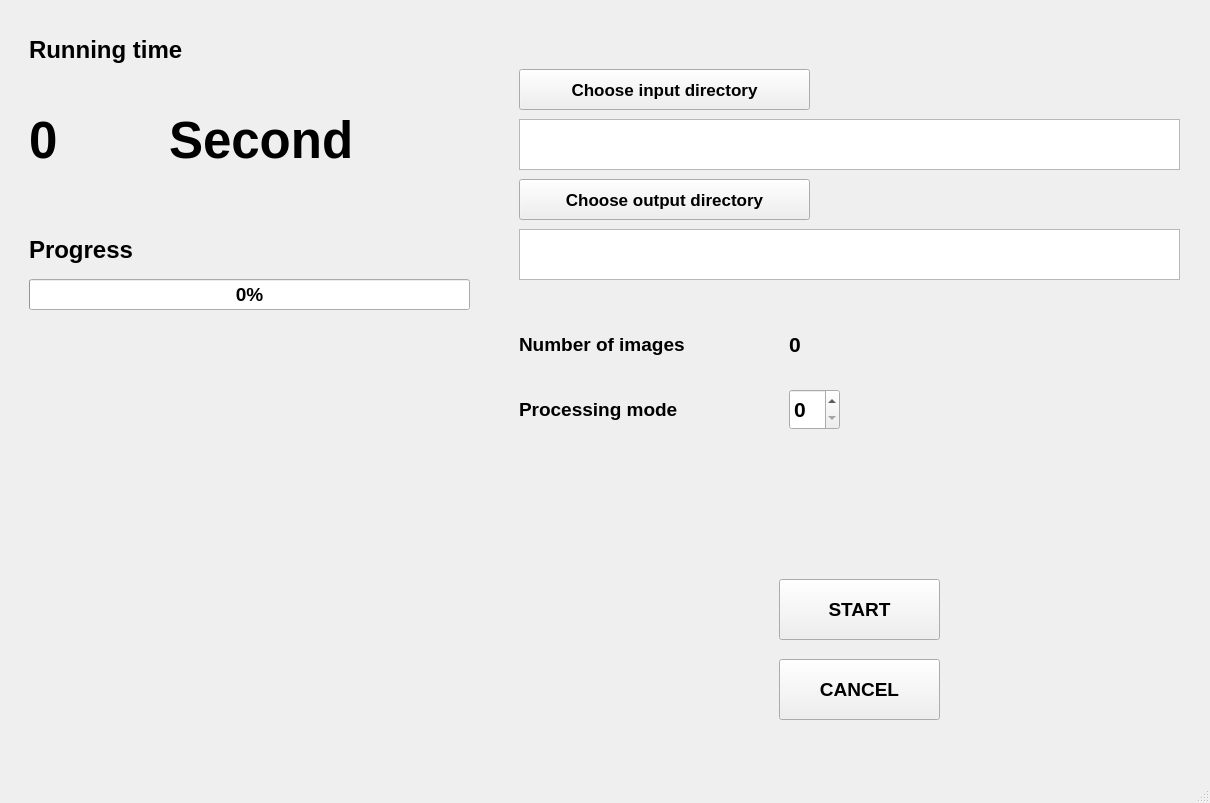
<?xml version="1.0" encoding="UTF-8"?>
<ui version="4.0">
 <class>MainWindow</class>
 <widget class="QMainWindow" name="MainWindow">
  <property name="geometry">
   <rect>
    <x>0</x>
    <y>0</y>
    <width>1210</width>
    <height>803</height>
   </rect>
  </property>
  <property name="windowTitle">
   <string>FISHEYE_SOFTWARE</string>
  </property>
  <widget class="QWidget" name="centralwidget">
   <layout class="QHBoxLayout" name="horizontalLayout_3">
    <item>
     <widget class="QFrame" name="verticalFrame">
      <widget class="QFrame" name="verticalFrame_2">
       <property name="geometry">
        <rect>
         <x>510</x>
         <y>0</y>
         <width>671</width>
         <height>731</height>
        </rect>
       </property>
       <widget class="QTextEdit" name="input_folder">
        <property name="geometry">
         <rect>
          <x>0</x>
          <y>110</y>
          <width>661</width>
          <height>51</height>
         </rect>
        </property>
        <property name="font">
         <font>
          <pointsize>10</pointsize>
          <weight>75</weight>
          <bold>true</bold>
         </font>
        </property>
        <property name="html">
         <string>&lt;!DOCTYPE HTML PUBLIC &quot;-//W3C//DTD HTML 4.0//EN&quot; &quot;http://www.w3.org/TR/REC-html40/strict.dtd&quot;&gt;
&lt;html&gt;&lt;head&gt;&lt;meta name=&quot;qrichtext&quot; content=&quot;1&quot; /&gt;&lt;style type=&quot;text/css&quot;&gt;
p, li { white-space: pre-wrap; }
&lt;/style&gt;&lt;/head&gt;&lt;body style=&quot; font-family:'MS UI Gothic'; font-size:10pt; font-weight:600; font-style:normal;&quot;&gt;
&lt;p style=&quot;-qt-paragraph-type:empty; margin-top:0px; margin-bottom:0px; margin-left:0px; margin-right:0px; -qt-block-indent:0; text-indent:0px;&quot;&gt;&lt;br /&gt;&lt;/p&gt;&lt;/body&gt;&lt;/html&gt;</string>
        </property>
       </widget>
       <widget class="QTextEdit" name="output_folder">
        <property name="geometry">
         <rect>
          <x>0</x>
          <y>220</y>
          <width>661</width>
          <height>51</height>
         </rect>
        </property>
        <property name="font">
         <font>
          <pointsize>10</pointsize>
          <weight>75</weight>
          <bold>true</bold>
         </font>
        </property>
        <property name="html">
         <string>&lt;!DOCTYPE HTML PUBLIC &quot;-//W3C//DTD HTML 4.0//EN&quot; &quot;http://www.w3.org/TR/REC-html40/strict.dtd&quot;&gt;
&lt;html&gt;&lt;head&gt;&lt;meta name=&quot;qrichtext&quot; content=&quot;1&quot; /&gt;&lt;style type=&quot;text/css&quot;&gt;
p, li { white-space: pre-wrap; }
&lt;/style&gt;&lt;/head&gt;&lt;body style=&quot; font-family:'MS UI Gothic'; font-size:10pt; font-weight:600; font-style:normal;&quot;&gt;
&lt;p style=&quot;-qt-paragraph-type:empty; margin-top:0px; margin-bottom:0px; margin-left:0px; margin-right:0px; -qt-block-indent:0; text-indent:0px;&quot;&gt;&lt;br /&gt;&lt;/p&gt;&lt;/body&gt;&lt;/html&gt;</string>
        </property>
       </widget>
       <widget class="QLabel" name="label_4">
        <property name="geometry">
         <rect>
          <x>0</x>
          <y>310</y>
          <width>231</width>
          <height>51</height>
         </rect>
        </property>
        <property name="font">
         <font>
          <pointsize>14</pointsize>
          <weight>75</weight>
          <bold>true</bold>
         </font>
        </property>
        <property name="text">
         <string>Number of images</string>
        </property>
       </widget>
       <widget class="QLabel" name="number_of_img">
        <property name="geometry">
         <rect>
          <x>270</x>
          <y>310</y>
          <width>71</width>
          <height>51</height>
         </rect>
        </property>
        <property name="font">
         <font>
          <pointsize>16</pointsize>
          <weight>75</weight>
          <bold>true</bold>
         </font>
        </property>
        <property name="text">
         <string>0</string>
        </property>
       </widget>
       <widget class="QSpinBox" name="spinBox">
        <property name="geometry">
         <rect>
          <x>270</x>
          <y>380</y>
          <width>51</width>
          <height>41</height>
         </rect>
        </property>
        <property name="font">
         <font>
          <pointsize>16</pointsize>
          <weight>75</weight>
          <bold>true</bold>
         </font>
        </property>
        <property name="maximum">
         <number>1</number>
        </property>
       </widget>
       <widget class="QLabel" name="label_5">
        <property name="geometry">
         <rect>
          <x>0</x>
          <y>380</y>
          <width>231</width>
          <height>41</height>
         </rect>
        </property>
        <property name="font">
         <font>
          <pointsize>14</pointsize>
          <weight>75</weight>
          <bold>true</bold>
         </font>
        </property>
        <property name="text">
         <string>Processing mode </string>
        </property>
       </widget>
       <widget class="QPushButton" name="start">
        <property name="geometry">
         <rect>
          <x>260</x>
          <y>570</y>
          <width>161</width>
          <height>61</height>
         </rect>
        </property>
        <property name="font">
         <font>
          <pointsize>14</pointsize>
          <weight>75</weight>
          <bold>true</bold>
         </font>
        </property>
        <property name="text">
         <string>START</string>
        </property>
       </widget>
       <widget class="QPushButton" name="Stop_Button">
        <property name="geometry">
         <rect>
          <x>260</x>
          <y>650</y>
          <width>161</width>
          <height>61</height>
         </rect>
        </property>
        <property name="font">
         <font>
          <pointsize>14</pointsize>
          <weight>75</weight>
          <bold>true</bold>
         </font>
        </property>
        <property name="text">
         <string>CANCEL</string>
        </property>
       </widget>
       <widget class="QPushButton" name="choose_input">
        <property name="geometry">
         <rect>
          <x>0</x>
          <y>60</y>
          <width>291</width>
          <height>41</height>
         </rect>
        </property>
        <property name="font">
         <font>
          <pointsize>13</pointsize>
          <weight>75</weight>
          <bold>true</bold>
         </font>
        </property>
        <property name="text">
         <string>Choose input directory</string>
        </property>
       </widget>
       <widget class="QPushButton" name="choose_output">
        <property name="geometry">
         <rect>
          <x>0</x>
          <y>170</y>
          <width>291</width>
          <height>41</height>
         </rect>
        </property>
        <property name="font">
         <font>
          <pointsize>13</pointsize>
          <weight>75</weight>
          <bold>true</bold>
         </font>
        </property>
        <property name="text">
         <string>Choose output directory</string>
        </property>
       </widget>
      </widget>
      <widget class="QLabel" name="spend_time">
       <property name="geometry">
        <rect>
         <x>20</x>
         <y>70</y>
         <width>131</width>
         <height>121</height>
        </rect>
       </property>
       <property name="font">
        <font>
         <pointsize>38</pointsize>
         <weight>75</weight>
         <bold>true</bold>
         <strikeout>false</strikeout>
        </font>
       </property>
       <property name="layoutDirection">
        <enum>Qt::LeftToRight</enum>
       </property>
       <property name="text">
        <string>0</string>
       </property>
      </widget>
      <widget class="QLabel" name="label">
       <property name="geometry">
        <rect>
         <x>20</x>
         <y>210</y>
         <width>341</width>
         <height>61</height>
        </rect>
       </property>
       <property name="font">
        <font>
         <pointsize>18</pointsize>
         <weight>75</weight>
         <bold>true</bold>
        </font>
       </property>
       <property name="text">
        <string>Progress</string>
       </property>
      </widget>
      <widget class="QLabel" name="label_7">
       <property name="geometry">
        <rect>
         <x>20</x>
         <y>20</y>
         <width>231</width>
         <height>41</height>
        </rect>
       </property>
       <property name="font">
        <font>
         <pointsize>18</pointsize>
         <weight>75</weight>
         <bold>true</bold>
        </font>
       </property>
       <property name="text">
        <string>Running time</string>
       </property>
      </widget>
      <widget class="QLabel" name="spend_time_2">
       <property name="geometry">
        <rect>
         <x>160</x>
         <y>60</y>
         <width>271</width>
         <height>141</height>
        </rect>
       </property>
       <property name="font">
        <font>
         <pointsize>38</pointsize>
         <weight>75</weight>
         <bold>true</bold>
        </font>
       </property>
       <property name="text">
        <string>Second</string>
       </property>
      </widget>
      <widget class="QProgressBar" name="progressBar">
       <property name="geometry">
        <rect>
         <x>20</x>
         <y>270</y>
         <width>441</width>
         <height>31</height>
        </rect>
       </property>
       <property name="font">
        <font>
         <pointsize>14</pointsize>
         <weight>75</weight>
         <bold>true</bold>
        </font>
       </property>
       <property name="value">
        <number>0</number>
       </property>
      </widget>
     </widget>
    </item>
   </layout>
  </widget>
  <widget class="QMenuBar" name="menubar">
   <property name="geometry">
    <rect>
     <x>0</x>
     <y>0</y>
     <width>1210</width>
     <height>26</height>
    </rect>
   </property>
  </widget>
  <widget class="QStatusBar" name="statusbar"/>
 </widget>
 <resources/>
 <connections/>
</ui>
